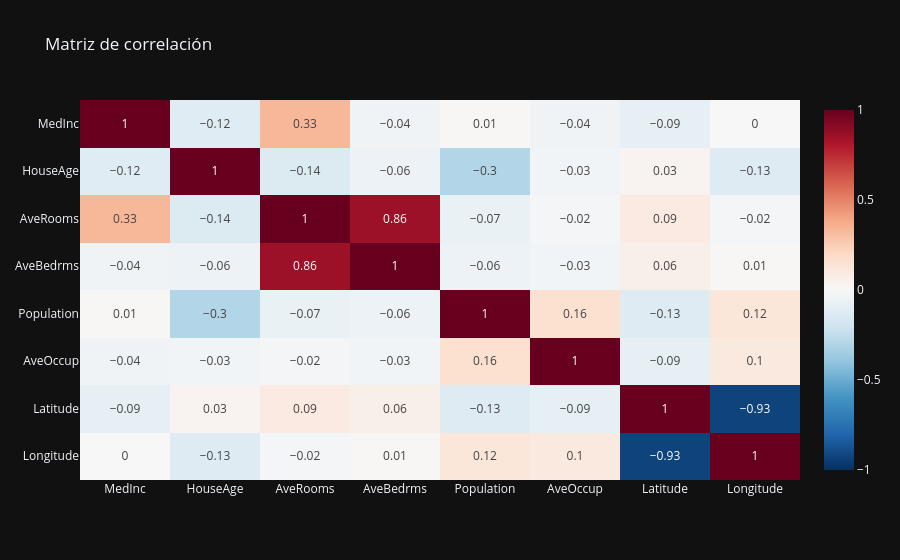

This figure's notebook cell:
### Code cell
# 2.6 Matriz de correlación (numéricas)
num_cols = df.select_dtypes(include='number').columns.tolist()
if len(num_cols) >= 2:
    corr = df[num_cols].corr(numeric_only=True).round(2)
    fig = px.imshow(corr, color_continuous_scale='RdBu_r', zmin=-1, zmax=1, aspect='auto',
                    text_auto=(len(num_cols) <= 12), title='Matriz de correlación')
    fig.show()
else:
    print('Pocas numéricas para correlación.')

### Figure 1 — Plotly figure (JSON) as saved in the notebook; plotly's stock layout.template omitted (floating-point values rounded to 4 significant figures)
{"data": [{"coloraxis": "coloraxis", "hovertemplate": "x: %{x}<br>y: %{y}<br>color: %{z}<extra></extra>", "name": "0", "texttemplate": "%{z}", "type": "heatmap", "x": ["MedInc", "HouseAge", "AveRooms", "AveBedrms", "Population", "AveOccup", "Latitude", "Longitude"], "xaxis": "x", "y": ["MedInc", "HouseAge", "AveRooms", "AveBedrms", "Population", "AveOccup", "Latitude", "Longitude"], "yaxis": "y", "z": [[1.0, -0.12, 0.33, -0.04, 0.01, -0.04, -0.09, -0.0], [-0.12, 1.0, -0.14, -0.06, -0.3, -0.03, 0.03, -0.13], [0.33, -0.14, 1.0, 0.86, -0.07, -0.02, 0.09, -0.02], [-0.04, -0.06, 0.86, 1.0, -0.06, -0.03, 0.06, 0.01], [0.01, -0.3, -0.07, -0.06, 1.0, 0.16, -0.13, 0.12], [-0.04, -0.03, -0.02, -0.03, 0.16, 1.0, -0.09, 0.1], [-0.09, 0.03, 0.09, 0.06, -0.13, -0.09, 1.0, -0.93], [-0.0, -0.13, -0.02, 0.01, 0.12, 0.1, -0.93, 1.0]]}], "layout": {"coloraxis": {"cmax": 1, "cmin": -1, "colorscale": [[0.0, "rgb(5,48,97)"], [0.1, "rgb(33,102,172)"], [0.2, "rgb(67,147,195)"], [0.3, "rgb(146,197,222)"], [0.4, "rgb(209,229,240)"], [0.5, "rgb(247,247,247)"], [0.6, "rgb(253,219,199)"], [0.7, "rgb(244,165,130)"], [0.8, "rgb(214,96,77)"], [0.9, "rgb(178,24,43)"], [1.0, "rgb(103,0,31)"]]}, "title": {"text": "Matriz de correlación"}, "xaxis": {"anchor": "y", "domain": [0.0, 1.0]}, "yaxis": {"anchor": "x", "autorange": "reversed", "domain": [0.0, 1.0]}}}
